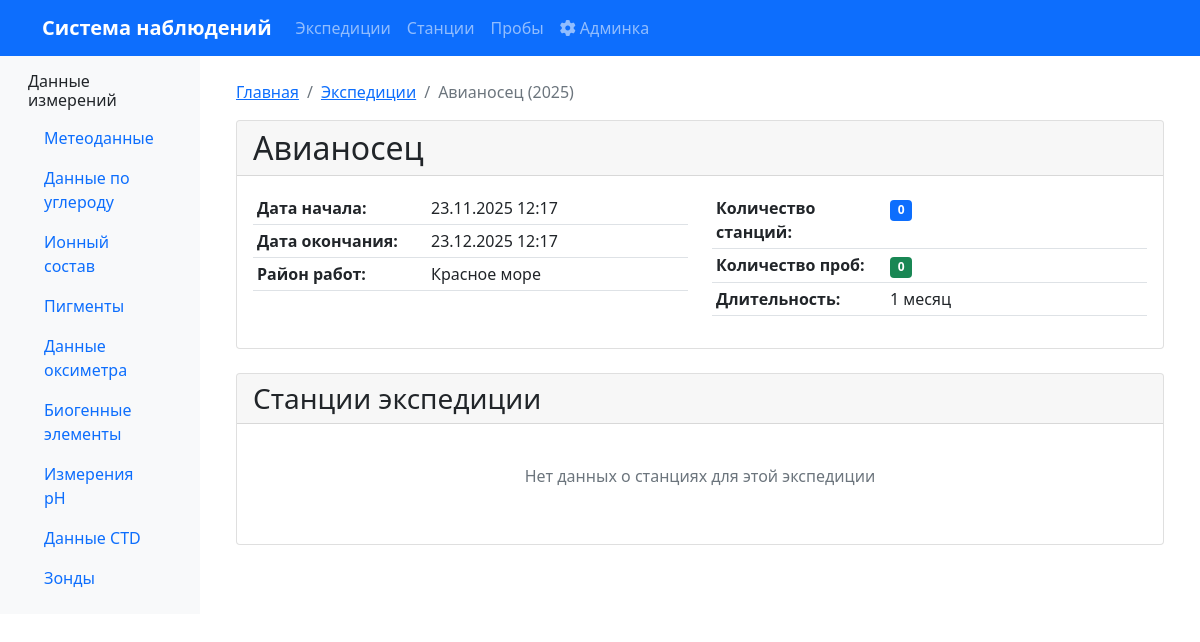
The app's page /expeditions/1/ with its own data.
### oceanography/models.py (models this page shows, shortened)
class Expedition(models.Model):
    expedition_id = models.AutoField(primary_key=True)
    start_date = models.DateTimeField(verbose_name="Дата и время начала экспедиции")
    end_date = models.DateTimeField(verbose_name="Дата и время окончания экспедиции")
    platform = models.CharField(max_length=200, verbose_name="Название судна/платформы")
    area = models.CharField(max_length=300, verbose_name="Район работ")
    class Meta:
        db_table = 'expeditions'
        verbose_name = "Экспедиция"
        verbose_name_plural = "Экспедиции"
        indexes = [
            models.Index(fields=['start_date']),
            models.Index(fields=['platform']),
            models.Index(fields=['area']),
        ]
        ordering = ['-start_date']

### oceanography/views.py (the view)
# urls.py: path('expeditions/<int:pk>/', ExpeditionDetailView.as_view(), name='expedition_detail'),
class ExpeditionDetailView(DetailView):
    model = Expedition
    template_name = 'oceanography/expedition_detail.html'
    context_object_name = 'expedition'
    def get_context_data(self, **kwargs):
        context = super().get_context_data(**kwargs)
        expedition = self.get_object()
        context['stations'] = expedition.stations.all().prefetch_related('samples')
        context['samples_count'] = Sample.objects.filter(station__expedition=expedition).count()
        context['breadcrumbs'] = [
            {'url': reverse('oceanography:home'), 'name': 'Главная'},
            {'url': reverse('oceanography:expedition_list'), 'name': 'Экспедиции'},
            {'url': '', 'name': f'{expedition.platform} ({expedition.start_date.year})'}
        ]
        return context

### oceanography/templates/oceanography/expedition_detail.html (shortened to what this page needs)
{% extends 'base.html' %}
{% load humanize %}
{% block content %}
    {% include 'include/_breadcrumbs.html' %}
    <div class="card mb-4">
        <div class="card-header">
            <h2 class="card-title mb-0">{{ expedition.platform }}</h2>
        </div>
        <div class="card-body">
            <div class="row">
                <div class="col-md-6">
                    <table class="table table-sm">
                        <tr>
                            <th width="40%">Дата начала:</th>
                            <td>{{ expedition.start_date|date:"d.m.Y H:i" }}</td>
                        </tr>
                        <tr>
                            <th>Дата окончания:</th>
                            <td>{{ expedition.end_date|date:"d.m.Y H:i" }}</td>
                        </tr>
                        <tr>
                            <th>Район работ:</th>
                            <td>{{ expedition.area }}</td>
                        </tr>
                    </table>
                </div>
                <div class="col-md-6">
                    <table class="table table-sm">
                        <tr>
                            <th width="40%">Количество станций:</th>
                            <td>
                                <span class="badge bg-primary">{{ stations.count|intcomma }}</span>
                            </td>
                        </tr>
                        <tr>
                            <th>Количество проб:</th>
                            <td>
                                <span class="badge bg-success">{{ samples_count|intcomma }}</span>
                            </td>
                        </tr>
                        <tr>
                            <th>Длительность:</th>
                            <td>{{ expedition.end_date|timeuntil:expedition.start_date }}</td>
                        </tr>
                    </table>
                </div>
            </div>
        </div>
    </div>
    <div class="card">
        <div class="card-header">
            <h3 class="card-title mb-0">Станции экспедиции</h3>
        </div>
        <div class="card-body">
            {% if stations %}
            <div class="table-responsive">
                <table class="table table-striped table-hover data-table">
                    <thead>
                        <tr>
                            <th>Название станции</th>
                            <th>Широта</th>
                            <th>Долгота</th>
                            <th>Глубина дна (м)</th>
                            <th>Прозрачность (м)</th>
                            <th>Количество проб</th>
                        </tr>
                    </thead>
                    <tbody>
                        {% for station in stations %}
                        <tr>
                            <td>{{ station.station_name }}</td>
                            <td>{{ station.latitude|floatformat:4 }}</td>
                            <td>{{ station.longitude|floatformat:4 }}</td>
                            <td>
                                {% if station.bottom_depth %}
                                    {{ station.bottom_depth|floatformat:1 }}
                                {% else %}
                                    <span class="text-muted">—</span>
                                {% endif %}
                            </td>
                            <td>
                                {% if station.secchi_depth %}
                                    {{ station.secchi_depth|floatformat:1 }}
                                {% else %}
                                    <span class="text-muted">—</span>
                                {% endif %}
                            </td>
                            <td>
                                <span class="badge bg-info">{{ station.samples.count }}</span>
                            </td>
                        </tr>
                        {% endfor %}
                    </tbody>
                </table>
            </div>
            {% else %}
            <div class="text-center text-muted py-4">
                <p>Нет данных о станциях для этой экспедиции</p>
            </div>
            {% endif %}
        </div>
    </div>
{% endblock %}

### records on screen
Expedition: platform "Авианосец", start_date "23.11.2025 12:17", end_date "23.12.2025 12:17", area "Красное море", end_date "1 месяц"

### other values on screen
{{ crumb.name }} "Главная" "Экспедиции"
{{ crumb.name }} "Авианосец (2025)"
{{ stations.count|intcomma }} "0"
{{ samples_count|intcomma }} "0"
